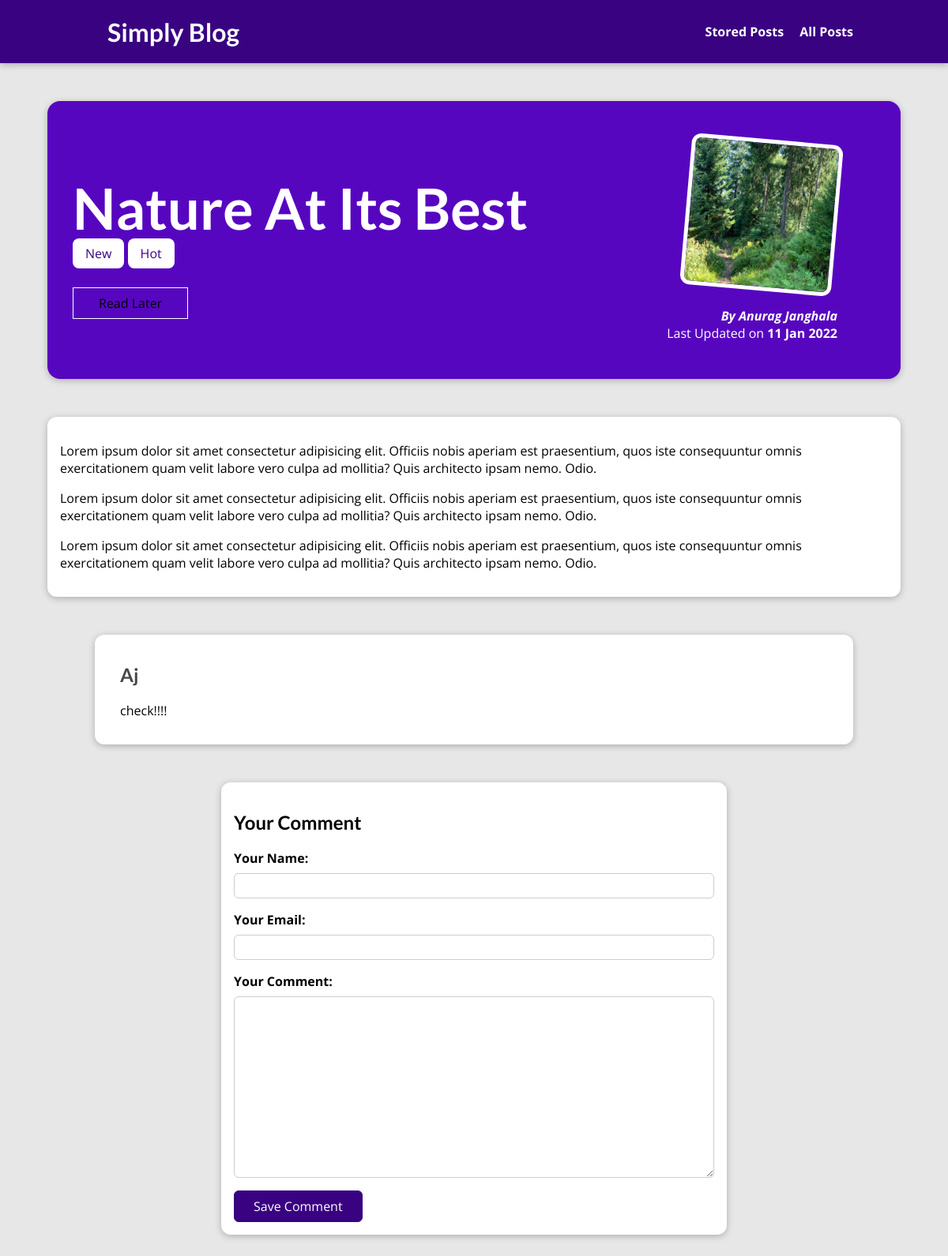
The page /posts/nature-at-its-best on the database its author committed.
### blog/models.py (models this page shows, shortened)
class Post(models.Model):
    title = models.CharField(max_length=150)
    excerpt = models.CharField(max_length=200)
    image = models.ImageField(upload_to="posts", null=True)
    date = models.DateField(auto_now=True)
    slug = models.SlugField(unique=True, db_index=True)
    content = models.TextField(validators=[MinLengthValidator(10)])
    author = models.ForeignKey(Author, on_delete=models.SET_NULL, null=True, related_name='posts')
    tags = models.ManyToManyField(Tag)

class Tag(models.Model):
    caption = models.CharField(max_length=20)

class Author(models.Model):
    first_name = models.CharField(max_length=100)
    last_name = models.CharField(max_length=100)
    email_address = models.EmailField()
    def full_name(self):
        return f'{self.first_name} {self.last_name}'
    def __str__(self):
        return self.full_name()

class Comment(models.Model):
    user_name = models.CharField(max_length=120)
    user_email = models.EmailField()
    text = models.TextField(max_length=400)
    post = models.ForeignKey(Post, on_delete=models.CASCADE, related_name='comments')

### blog/views.py (the view, shortened to what this page needs)
# urls.py: path('posts/<slug:slug>', views.SinglePostView.as_view(), name='post-detail-page'),
class SinglePostView(View):
    def is_stored_post(self, request, post_id):
        stored_posts = request.session.get('stored_posts')
        if stored_posts is not None:
            is_saved_for_later = post_id in stored_posts
        else:
            is_saved_for_later = False
        return is_saved_for_later
    def get(self, request, slug):
        post = Post.objects.get(slug=slug)
        context = {
            'post': post,
            'post_tags': post.tags.all(),
            'comment_form': CommentForm(),
            'comments': post.comments.all().order_by('-id'),
            'saved_for_later': self.is_stored_post(request, post.id)
        }
        return render(request, 'blog/post-detail.html', context)

### blog/forms.py
class CommentForm(forms.ModelForm):
    class Meta:
        model = Comment
        exclude = ['post']
        labels = {
            'user_name': 'Your Name',
            'user_email': 'Your Email',
            'text': 'Your Comment'
        }

### blog/templates/blog/post-detail.html (shortened to what this page needs)
{% extends "base.html" %} {% load static %}  {% block css_files %}
<link rel="stylesheet" href="{% static 'blog/post-detail.css' %}" />
{% endblock %} {% block content %}
<section id="summary">
  <h2>{{ post.title }}</h2>
  <div>
    {% for tag in post_tags %}
    <span class="tag">{{tag.caption}}</span>
    {% endfor %}
  </div>
  <div id="read-later">
    <form action="{% url 'read-later' %}" method="POST">
      <button>
        {% if saved_for_later %} Remove {% else %} Read Later {% endif %}
      </button>
    </form>
  </div>
  <article>
    <img src="{{post.image.url}}" alt="{{ post.title }}" />
    <address>
      By <a href="mailto:{{ post.author.email_address }}">{{ post.author }}</a>
    </address>
    <div>Last Updated on <time>{{ post.date|date:"d M Y" }}</time></div>
  </article>
</section>
<main>{{ post.content|linebreaks }}</main>
<section id="comments">
  <ul>
    {% for comment in comments %}
    <li>
      <h2>{{comment.user_name}}</h2>
      <p>{{comment.text|linebreaks}}</p>
    </li>
    {% endfor %}
  </ul>
</section>
<section id="comment-form">
  <h2>Your Comment</h2>
  <form method="POST" action="{% url 'post-detail-page' post.slug %}">
    {% csrf_token %} {% for form_field in comment_form %}
    <div class="form-control {% if form_field.errors %}invalid{% endif %}">
      {{form_field.label_tag}} {{ form_field }} {{ form_field.errors}}
    </div>
    {% endfor %}
    <button>Save Comment</button>
  </form>
</section>
{% endblock %}

### static/app.css (style rules this page uses)
* { box-sizing: border-box; }
html { font-family: 'Open Sans', 'Lato', sans-serif; }
body { margin: 0; }
h1, h2, h3 { font-family: 'Lato', sans-serif; font-weight: bold; }

### blog/static/blog/post-detail.css (style rules this page uses)
body { background-color: #e7e7e7; }
#summary { margin: 8rem auto 3rem auto; padding: 2rem; width: 90%; max-width: 90rem; border-radius: 16px; background-color: #5706c0; position: relative; box-shadow: 0 2px 8px rgba(0, 0, 0, 0.25); height: 22rem; }
#summary h2 { color: white; font-size: 4.5rem; margin-bottom: 0.25rem; }
#summary article { position: absolute; top: 2rem; right: 3rem; padding: 1rem 2rem; border-radius: 12px; text-align: right; color: white; }
#summary article img { width: 12rem; height: 12rem; border-radius: 12px; transform: rotateZ(5deg); border: 5px solid white; margin-bottom: 1rem; }
#summary address { font-weight: bold; }
#summary a { color: white; text-decoration: none; }
#summary time { font-weight: bold; }
#read-later { margin: 2rem 0; }
#read-later button { background-color: transparent; border: 1px solid white; padding: 0.5rem 2rem; font: inherit; }
main { width: 90%; max-width: 90rem; margin: 3rem auto; background-color: white; padding: 1rem; border-radius: 12px; box-shadow: 0 2px 8px rgba(0, 0, 0, 0.25); }
.tag { background-color: white; color: #390281; padding: 0.5rem 1rem; border-radius: 8px; }
#comment-form { margin: 3rem auto; width: 90%; max-width: 40rem; border-radius: 12px; background-color: white; box-shadow: 0 2px 8px rgba(0, 0, 0, 0.25); padding: 1rem; }
#comment-form button { font: inherit; background-color: #390281; color: white; border: 1px solid #390281; padding: 0.5rem 1.5rem; border-radius: 6px; cursor: pointer; }
.form-control { margin-bottom: 1rem; }
.form-control label { font-weight: bold; margin-bottom: 0.5rem; display: block; }
.form-control input, .form-control textarea { display: block; width: 100%; font: inherit; padding: 0.25rem; border-radius: 6px; border: 1px solid #ccc; }
#comments { margin: 3rem auto; width: 90%; max-width: 60rem; border-radius: 12px; background-color: white; box-shadow: 0 2px 8px rgba(0, 0, 0, 0.25); padding: 1rem 2rem; }
#comments ul { list-style: none; margin: 0; padding: 0; }
#comments li { margin-bottom: 1rem; border-bottom: 2px solid #ccc; }
#comments li:last-of-type { border-bottom: none; }
#comments h2 { color: #464646; }

### rows shown on the page
Post: title "Nature At Its Best", image (picture), author "Anurag Janghala", date "11 Jan 2022", content "Lorem ipsum dolor sit amet consectetur adipisicing elit. Officiis nobis aperiam est praesentium, quos iste consequuntur omnis exercitationem quam velit labore vero culpa ad mollitia? Quis architecto ipsam nemo. Odio. Lorem ipsum dolor sit amet consectetur adipisicing elit. Officiis nobis aperiam est praesentium, quos iste consequuntur omnis exercitationem quam velit labore vero culpa ad mollitia? Quis architecto ipsam nemo. Odio. Lorem ipsum dolor sit amet consectetur adipisicing elit. Officiis nobis aperiam est praesentium, quos iste consequuntur omnis exercitationem quam velit labore vero culpa ad mollitia? Quis architecto ipsam nemo. Odio."
Tag: caption "New"
Tag: caption "Hot"
Comment: user_name "Aj", text "check!!!!"
